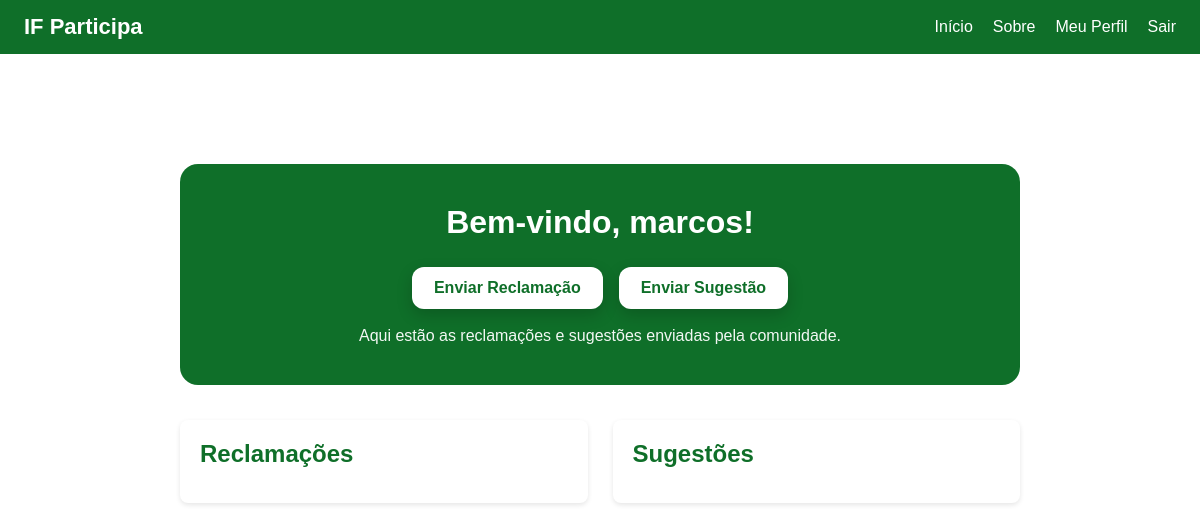
Before: /dashboard (signed in) with the older database file.
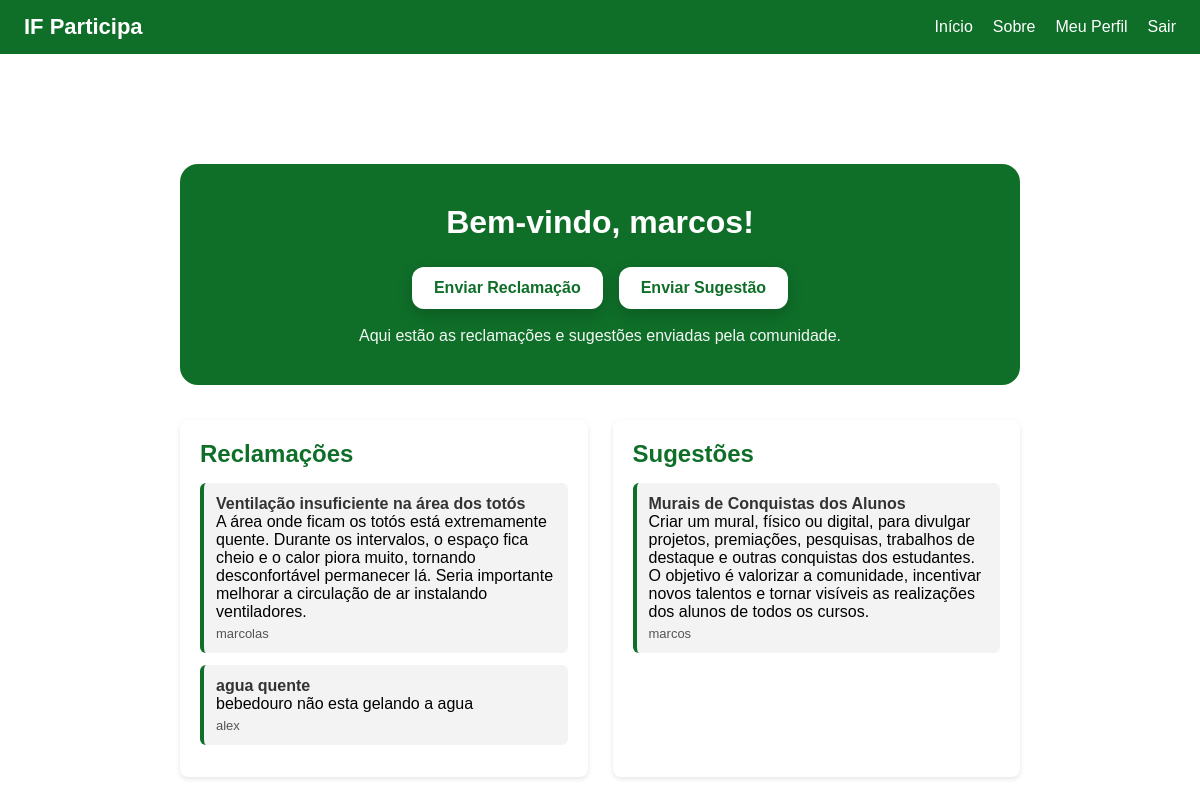
After: the same page with the newer database file.
### models/users.py (models this page shows)
class Usuario(Base, UserMixin):
    __tablename__ = "usuarios"
    id = Column(Integer, primary_key=True)
    nome = Column(String(120), nullable=False)
    email = Column(String(120), unique=True, nullable=False)
    senha_hash = Column(String(200), nullable=False)
    reclamacoes = relationship("Reclamacao", back_populates="autor")
    sugestoes = relationship("Sugestao", back_populates="autor")

### models/reclamacoes.py (models this page shows)
class Reclamacao(Base):
    __tablename__ = "reclamacoes"
    id = Column(Integer, primary_key=True)
    titulo = Column(String(150), nullable=False)
    descricao = Column(Text, nullable=False)
    autor_id = Column(Integer, ForeignKey("usuarios.id"))
    autor = relationship("Usuario", back_populates="reclamacoes")

### models/sugestoes.py (models this page shows)
class Sugestao(Base):
    __tablename__ = "sugestoes"
    id = Column(Integer, primary_key=True)
    titulo = Column(String(150), nullable=False)
    descricao = Column(Text, nullable=False)
    autor_id = Column(Integer, ForeignKey("usuarios.id"))
    autor = relationship("Usuario", back_populates="sugestoes")

### controllers/routes.py (the view)
@controllers_bp.route("/dashboard")
@login_required
def dashboard():
    reclamacoes = db_session.query(Reclamacao).all()
    sugestoes = db_session.query(Sugestao).all()
    return render_template(
        "dashboard.html",
        usuario=current_user,
        reclamacoes=reclamacoes,
        sugestoes=sugestoes
    )

### app.py (called while the page is built)
@login_manager.user_loader
def load_user(user_id):
    db = SessionLocal()
    user = db.query(Usuario).get(int(user_id))
    db.close()
    return user

### templates/dashboard.html (shortened to what this page needs)
{% extends "base.html" %}
{% block estilos %}
<link rel="stylesheet" href="{{ url_for('static', filename='controllers/dashboard.css') }}">
{% endblock %}
{% block conteudo %}
<div class="dashboard">
    <div class="topo-dashboard">
        <h1>Bem-vindo, {{ usuario.nome }}!</h1>
        <div class="acoes">
            <a class="botao" href="{{ url_for('reclamacoes_bp.enviar_reclamacao') }}">Enviar Reclamação</a>
            <a class="botao" href="{{ url_for('sugestoes_bp.enviar_sugestao') }}">Enviar Sugestão</a>
        </div>
        <p>Aqui estão as reclamações e sugestões enviadas pela comunidade.</p>
    </div>
    <div class="quadros">
        <div class="quadro">
            <h2>Reclamações</h2>
            <ul>
                {% for r in reclamacoes %}
                <li class="item">
                    <strong>{{ r.titulo }}</strong><br>
                    {{ r.descricao }}<br>
                    <span class="autor">{{ r.autor.nome }}</span>
                </li>
                {% endfor %}
            </ul>
        </div>
        <div class="quadro">
            <h2>Sugestões</h2>
            <ul>
                {% for s in sugestoes %}
                <li class="item">
                    <strong>{{ s.titulo }}</strong><br>
                    {{ s.descricao }}<br>
                    <span class="autor">{{ s.autor.nome }}</span>
                </li>
                {% endfor %}
            </ul>
        </div>
    </div>
</div>
{% endblock %}

### templates/base.html (shortened to what this page needs)
<!DOCTYPE html>
<html lang="pt-BR">
<head>
    <link rel="stylesheet" href="{{ url_for('static', filename='base.css') }}">
    {% block estilos %}{% endblock %}
</head>
<body>
<header>
    <div class="logo">
        <a href="{{ url_for('controllers_bp.dashboard') }}">
            IF Participa
        </a>
    </div>
    {% if current_user.is_authenticated %}
    <div class="nav-links">
        <a href="{{ url_for('controllers_bp.dashboard') }}">Início</a>
        <a href="{{ url_for('controllers_bp.sobre') }}">Sobre</a>
        <a href="{{ url_for('user_bp.meu_perfil') }}">Meu Perfil</a>
        <a href="{{ url_for('auth_bp.logout') }}">Sair</a>
    </div>
    {% endif %}
</header>
<main class="container">
    {% block conteudo %}{% endblock %}
</main>
</body>
</html>

### static/base.css (style rules this page uses)
* { margin: 0; padding: 0; box-sizing: border-box; }
header { width: 100%; background: #0f6f29; padding: 14px 24px; display: flex; align-items: center; justify-content: space-between; color: white; font-family: Arial, Helvetica, sans-serif; }
header .logo { font-size: 22px; font-weight: bold; }
header .logo a { color: white; text-decoration: none; }
header .nav-links { display: flex; gap: 20px; }
header .nav-links a { color: white; text-decoration: none; font-size: 16px; transition: 0.2s ease; }
main.container { max-width: 900px; margin: 40px auto; padding: 10px; font-family: Arial, Helvetica, sans-serif; }

### static/controllers/dashboard.css (style rules this page uses)
.dashboard { width: 100%; max-width: 1100px; margin: 40px auto; padding: 20px; font-family: Arial, sans-serif; }
.topo-dashboard { background: #0f6f29; padding: 40px 30px; border-radius: 18px; color: white; text-align: center; margin-bottom: 35px; }
.topo-dashboard h1 { font-size: 32px; margin-bottom: 16px; font-weight: 700; }
.topo-dashboard p { font-size: 16px; opacity: 0.95; }
.topo-dashboard .acoes { margin: 26px 0 18px; display: flex; justify-content: center; gap: 16px; flex-wrap: wrap; }
.topo-dashboard .botao { background: white; color: #0f6f29; padding: 12px 22px; border-radius: 12px; font-weight: 600; text-decoration: none; transition: all 0.2s ease; box-shadow: 0 6px 16px rgba(0,0,0,0.18); }
.botao { padding: 10px 16px; background: #0f6f29; color: white; text-decoration: none; border-radius: 6px; font-weight: bold; transition: 0.2s; }
.topo-dashboard p { font-size: 16px; margin-top: 10px; }
.quadros { margin-top: 30px; display: grid; grid-template-columns: 1fr 1fr; gap: 25px; }
.quadro { background: #ffffff; border-radius: 8px; padding: 20px; box-shadow: 0 2px 5px rgba(0,0,0,0.1); }
.quadro h2 { margin-bottom: 15px; color: #0f6f29; }
.quadro ul { list-style: none; padding: 0; }
.item { background: #f3f3f3; padding: 12px; border-radius: 6px; margin-bottom: 12px; border-left: 4px solid #0f6f29; }
.item strong { font-size: 16px; color: #333; }
.autor { display: block; margin-top: 5px; font-size: 13px; color: #555; }

Changed rows visible on the page:
added Reclamacao: titulo "Ventilação insuficiente na área dos totós", descricao "A área onde ficam os totós está extremamente quente. Durante os intervalos, o espaço fica cheio e o calor piora muito, tornando desconfortável permanecer lá. Seria importante melhorar a circulação de ar instalando ventiladores.", autor.nome "marcolas"
added Reclamacao: titulo "agua quente", descricao "bebedouro não esta gelando a agua", autor.nome "alex"
added Sugestao: titulo "Murais de Conquistas dos Alunos", descricao "Criar um mural, físico ou digital, para divulgar projetos, premiações, pesquisas, trabalhos de destaque e outras conquistas dos estudantes. O objetivo é valorizar a comunidade, incentivar novos talentos e tornar visíveis as realizações dos alunos de todos os cursos.", autor.nome "marcos"
